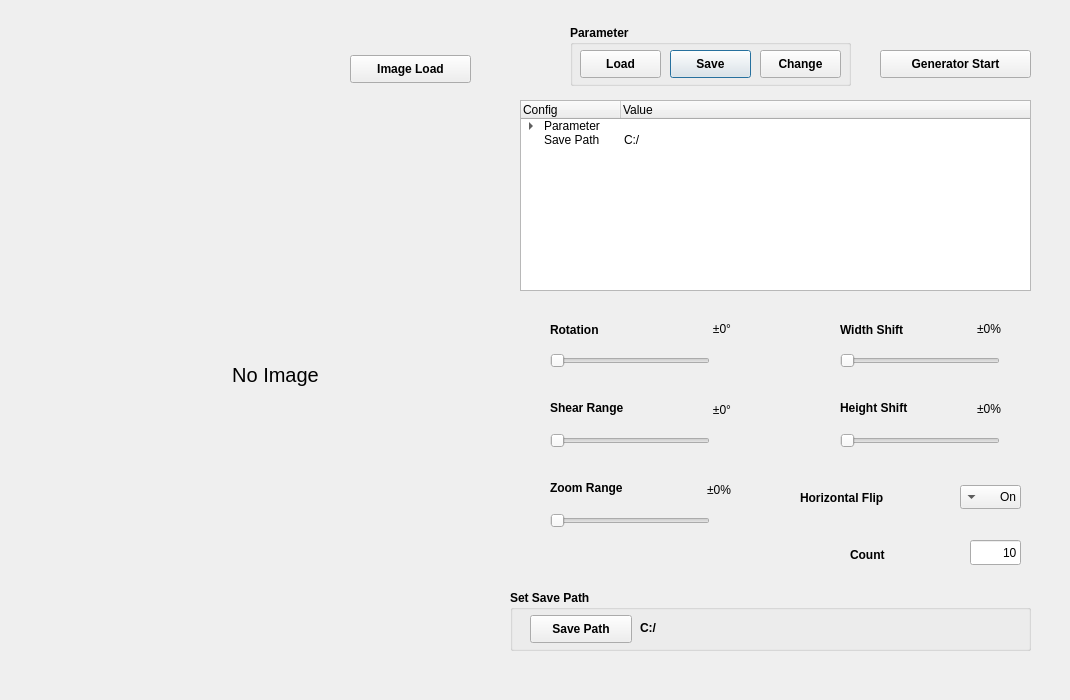
<?xml version="1.0" encoding="UTF-8"?>
<ui version="4.0">
 <class>Dialog</class>
 <widget class="QDialog" name="Dialog">
  <property name="windowModality">
   <enum>Qt::NonModal</enum>
  </property>
  <property name="geometry">
   <rect>
    <x>0</x>
    <y>0</y>
    <width>1070</width>
    <height>700</height>
   </rect>
  </property>
  <property name="minimumSize">
   <size>
    <width>1070</width>
    <height>700</height>
   </size>
  </property>
  <property name="maximumSize">
   <size>
    <width>1070</width>
    <height>700</height>
   </size>
  </property>
  <property name="windowTitle">
   <string>Data Augmentation Tool</string>
  </property>
  <widget class="QPushButton" name="BtnConfigSave">
   <property name="geometry">
    <rect>
     <x>670</x>
     <y>50</y>
     <width>81</width>
     <height>28</height>
    </rect>
   </property>
   <property name="font">
    <font>
     <weight>75</weight>
     <bold>true</bold>
    </font>
   </property>
   <property name="text">
    <string>Save</string>
   </property>
  </widget>
  <widget class="QPushButton" name="BtnGenStart">
   <property name="geometry">
    <rect>
     <x>880</x>
     <y>50</y>
     <width>151</width>
     <height>28</height>
    </rect>
   </property>
   <property name="font">
    <font>
     <weight>75</weight>
     <bold>true</bold>
    </font>
   </property>
   <property name="text">
    <string>Generator Start</string>
   </property>
  </widget>
  <widget class="QLabel" name="LblRotation">
   <property name="geometry">
    <rect>
     <x>550</x>
     <y>320</y>
     <width>91</width>
     <height>20</height>
    </rect>
   </property>
   <property name="font">
    <font>
     <weight>75</weight>
     <bold>true</bold>
    </font>
   </property>
   <property name="text">
    <string>Rotation</string>
   </property>
  </widget>
  <widget class="QLabel" name="label_2">
   <property name="geometry">
    <rect>
     <x>550</x>
     <y>400</y>
     <width>121</width>
     <height>16</height>
    </rect>
   </property>
   <property name="font">
    <font>
     <weight>75</weight>
     <bold>true</bold>
    </font>
   </property>
   <property name="text">
    <string>Shear Range</string>
   </property>
  </widget>
  <widget class="QLabel" name="label_3">
   <property name="geometry">
    <rect>
     <x>550</x>
     <y>480</y>
     <width>121</width>
     <height>16</height>
    </rect>
   </property>
   <property name="font">
    <font>
     <weight>75</weight>
     <bold>true</bold>
    </font>
   </property>
   <property name="text">
    <string>Zoom Range</string>
   </property>
  </widget>
  <widget class="QLabel" name="label_4">
   <property name="geometry">
    <rect>
     <x>850</x>
     <y>545</y>
     <width>61</width>
     <height>20</height>
    </rect>
   </property>
   <property name="font">
    <font>
     <weight>75</weight>
     <bold>true</bold>
    </font>
   </property>
   <property name="text">
    <string>Count</string>
   </property>
  </widget>
  <widget class="QLabel" name="label_5">
   <property name="geometry">
    <rect>
     <x>840</x>
     <y>400</y>
     <width>111</width>
     <height>16</height>
    </rect>
   </property>
   <property name="font">
    <font>
     <weight>75</weight>
     <bold>true</bold>
    </font>
   </property>
   <property name="text">
    <string>Height Shift</string>
   </property>
  </widget>
  <widget class="QLabel" name="label_6">
   <property name="geometry">
    <rect>
     <x>840</x>
     <y>320</y>
     <width>101</width>
     <height>20</height>
    </rect>
   </property>
   <property name="font">
    <font>
     <weight>75</weight>
     <bold>true</bold>
    </font>
   </property>
   <property name="text">
    <string>Width Shift</string>
   </property>
  </widget>
  <widget class="QPushButton" name="BtnImageLoad">
   <property name="geometry">
    <rect>
     <x>350</x>
     <y>55</y>
     <width>121</width>
     <height>28</height>
    </rect>
   </property>
   <property name="font">
    <font>
     <weight>75</weight>
     <bold>true</bold>
    </font>
   </property>
   <property name="text">
    <string>Image Load</string>
   </property>
  </widget>
  <widget class="QSlider" name="SldRotation">
   <property name="geometry">
    <rect>
     <x>550</x>
     <y>350</y>
     <width>160</width>
     <height>22</height>
    </rect>
   </property>
   <property name="maximumSize">
    <size>
     <width>160</width>
     <height>22</height>
    </size>
   </property>
   <property name="maximum">
    <number>180</number>
   </property>
   <property name="value">
    <number>0</number>
   </property>
   <property name="orientation">
    <enum>Qt::Horizontal</enum>
   </property>
  </widget>
  <widget class="QLabel" name="LblFlip">
   <property name="geometry">
    <rect>
     <x>800</x>
     <y>490</y>
     <width>151</width>
     <height>16</height>
    </rect>
   </property>
   <property name="font">
    <font>
     <weight>75</weight>
     <bold>true</bold>
    </font>
   </property>
   <property name="text">
    <string>Horizontal Flip</string>
   </property>
  </widget>
  <widget class="QLabel" name="lblImage">
   <property name="geometry">
    <rect>
     <x>80</x>
     <y>100</y>
     <width>391</width>
     <height>550</height>
    </rect>
   </property>
   <property name="minimumSize">
    <size>
     <width>391</width>
     <height>550</height>
    </size>
   </property>
   <property name="maximumSize">
    <size>
     <width>391</width>
     <height>550</height>
    </size>
   </property>
   <property name="font">
    <font>
     <pointsize>15</pointsize>
    </font>
   </property>
   <property name="text">
    <string>No Image</string>
   </property>
   <property name="alignment">
    <set>Qt::AlignCenter</set>
   </property>
  </widget>
  <widget class="QGroupBox" name="groupBox">
   <property name="geometry">
    <rect>
     <x>510</x>
     <y>590</y>
     <width>521</width>
     <height>61</height>
    </rect>
   </property>
   <property name="font">
    <font>
     <weight>75</weight>
     <bold>true</bold>
    </font>
   </property>
   <property name="title">
    <string>Set Save Path</string>
   </property>
   <widget class="QPushButton" name="BtnPathSave">
    <property name="geometry">
     <rect>
      <x>20</x>
      <y>25</y>
      <width>102</width>
      <height>28</height>
     </rect>
    </property>
    <property name="font">
     <font>
      <weight>75</weight>
      <bold>true</bold>
     </font>
    </property>
    <property name="text">
     <string>Save Path</string>
    </property>
   </widget>
   <widget class="QLabel" name="lblSavePath">
    <property name="geometry">
     <rect>
      <x>130</x>
      <y>30</y>
      <width>371</width>
      <height>16</height>
     </rect>
    </property>
    <property name="text">
     <string>C:/</string>
    </property>
   </widget>
  </widget>
  <widget class="QLabel" name="lblRotation">
   <property name="geometry">
    <rect>
     <x>670</x>
     <y>320</y>
     <width>61</width>
     <height>18</height>
    </rect>
   </property>
   <property name="text">
    <string>±0°</string>
   </property>
   <property name="alignment">
    <set>Qt::AlignRight|Qt::AlignTrailing|Qt::AlignVCenter</set>
   </property>
  </widget>
  <widget class="QSlider" name="SldWidthShift">
   <property name="geometry">
    <rect>
     <x>840</x>
     <y>350</y>
     <width>160</width>
     <height>22</height>
    </rect>
   </property>
   <property name="maximumSize">
    <size>
     <width>160</width>
     <height>22</height>
    </size>
   </property>
   <property name="maximum">
    <number>100</number>
   </property>
   <property name="orientation">
    <enum>Qt::Horizontal</enum>
   </property>
  </widget>
  <widget class="QSlider" name="SldHeightShift">
   <property name="geometry">
    <rect>
     <x>840</x>
     <y>430</y>
     <width>160</width>
     <height>22</height>
    </rect>
   </property>
   <property name="maximumSize">
    <size>
     <width>160</width>
     <height>22</height>
    </size>
   </property>
   <property name="maximum">
    <number>100</number>
   </property>
   <property name="orientation">
    <enum>Qt::Horizontal</enum>
   </property>
  </widget>
  <widget class="QSlider" name="SldShear">
   <property name="geometry">
    <rect>
     <x>550</x>
     <y>430</y>
     <width>160</width>
     <height>22</height>
    </rect>
   </property>
   <property name="maximumSize">
    <size>
     <width>160</width>
     <height>22</height>
    </size>
   </property>
   <property name="maximum">
    <number>60</number>
   </property>
   <property name="orientation">
    <enum>Qt::Horizontal</enum>
   </property>
  </widget>
  <widget class="QSlider" name="SldZoom">
   <property name="geometry">
    <rect>
     <x>550</x>
     <y>510</y>
     <width>160</width>
     <height>22</height>
    </rect>
   </property>
   <property name="maximumSize">
    <size>
     <width>160</width>
     <height>22</height>
    </size>
   </property>
   <property name="maximum">
    <number>100</number>
   </property>
   <property name="singleStep">
    <number>10</number>
   </property>
   <property name="value">
    <number>0</number>
   </property>
   <property name="orientation">
    <enum>Qt::Horizontal</enum>
   </property>
   <property name="tickInterval">
    <number>10</number>
   </property>
  </widget>
  <widget class="QLabel" name="lblWidthShift">
   <property name="geometry">
    <rect>
     <x>940</x>
     <y>320</y>
     <width>61</width>
     <height>18</height>
    </rect>
   </property>
   <property name="text">
    <string>±0%</string>
   </property>
   <property name="alignment">
    <set>Qt::AlignRight|Qt::AlignTrailing|Qt::AlignVCenter</set>
   </property>
  </widget>
  <widget class="QLabel" name="lblHeightShift">
   <property name="geometry">
    <rect>
     <x>940</x>
     <y>400</y>
     <width>61</width>
     <height>18</height>
    </rect>
   </property>
   <property name="text">
    <string>±0%</string>
   </property>
   <property name="alignment">
    <set>Qt::AlignRight|Qt::AlignTrailing|Qt::AlignVCenter</set>
   </property>
  </widget>
  <widget class="QLabel" name="lblZoom">
   <property name="geometry">
    <rect>
     <x>670</x>
     <y>480</y>
     <width>61</width>
     <height>20</height>
    </rect>
   </property>
   <property name="text">
    <string>±0%</string>
   </property>
   <property name="alignment">
    <set>Qt::AlignRight|Qt::AlignTrailing|Qt::AlignVCenter</set>
   </property>
  </widget>
  <widget class="QLineEdit" name="TxtCount">
   <property name="geometry">
    <rect>
     <x>970</x>
     <y>540</y>
     <width>51</width>
     <height>25</height>
    </rect>
   </property>
   <property name="text">
    <string>10</string>
   </property>
   <property name="maxLength">
    <number>3</number>
   </property>
   <property name="alignment">
    <set>Qt::AlignRight|Qt::AlignTrailing|Qt::AlignVCenter</set>
   </property>
  </widget>
  <widget class="QLabel" name="lblShear">
   <property name="geometry">
    <rect>
     <x>690</x>
     <y>400</y>
     <width>41</width>
     <height>20</height>
    </rect>
   </property>
   <property name="text">
    <string>±0°</string>
   </property>
   <property name="alignment">
    <set>Qt::AlignRight|Qt::AlignTrailing|Qt::AlignVCenter</set>
   </property>
  </widget>
  <widget class="QPushButton" name="BtnConfigLoad">
   <property name="geometry">
    <rect>
     <x>580</x>
     <y>50</y>
     <width>81</width>
     <height>28</height>
    </rect>
   </property>
   <property name="font">
    <font>
     <weight>75</weight>
     <bold>true</bold>
    </font>
   </property>
   <property name="text">
    <string>Load</string>
   </property>
  </widget>
  <widget class="QGroupBox" name="groupBox_2">
   <property name="geometry">
    <rect>
     <x>570</x>
     <y>25</y>
     <width>281</width>
     <height>61</height>
    </rect>
   </property>
   <property name="font">
    <font>
     <weight>75</weight>
     <bold>true</bold>
    </font>
   </property>
   <property name="title">
    <string>Parameter</string>
   </property>
  </widget>
  <widget class="QComboBox" name="CboFlip">
   <property name="geometry">
    <rect>
     <x>960</x>
     <y>485</y>
     <width>61</width>
     <height>24</height>
    </rect>
   </property>
   <property name="layoutDirection">
    <enum>Qt::RightToLeft</enum>
   </property>
   <property name="currentText">
    <string>On</string>
   </property>
   <item>
    <property name="text">
     <string>On</string>
    </property>
   </item>
   <item>
    <property name="text">
     <string>Off</string>
    </property>
   </item>
  </widget>
  <widget class="QTreeWidget" name="TWConfig">
   <property name="geometry">
    <rect>
     <x>520</x>
     <y>100</y>
     <width>511</width>
     <height>191</height>
    </rect>
   </property>
   <property name="maximumSize">
    <size>
     <width>511</width>
     <height>191</height>
    </size>
   </property>
   <column>
    <property name="text">
     <string>Config</string>
    </property>
   </column>
   <column>
    <property name="text">
     <string>Value</string>
    </property>
   </column>
   <item>
    <property name="text">
     <string>Parameter</string>
    </property>
    <property name="text">
     <string/>
    </property>
    <item>
     <property name="text">
      <string>Rotation</string>
     </property>
     <property name="text">
      <string>0</string>
     </property>
    </item>
    <item>
     <property name="text">
      <string>Width Shift</string>
     </property>
     <property name="text">
      <string>0.0</string>
     </property>
    </item>
    <item>
     <property name="text">
      <string>Height Shift</string>
     </property>
     <property name="text">
      <string>0.0</string>
     </property>
    </item>
    <item>
     <property name="text">
      <string>Shear Range</string>
     </property>
     <property name="text">
      <string>0.0</string>
     </property>
    </item>
    <item>
     <property name="text">
      <string>Zoom Range</string>
     </property>
     <property name="text">
      <string>0.0</string>
     </property>
    </item>
    <item>
     <property name="text">
      <string>Count</string>
     </property>
     <property name="text">
      <string>10</string>
     </property>
    </item>
    <item>
     <property name="text">
      <string>Horizontal Flip</string>
     </property>
     <property name="text">
      <string>True</string>
     </property>
    </item>
   </item>
   <item>
    <property name="text">
     <string>Save Path</string>
    </property>
    <property name="text">
     <string>C:/</string>
    </property>
   </item>
  </widget>
  <widget class="QPushButton" name="BtnConfigChange">
   <property name="geometry">
    <rect>
     <x>760</x>
     <y>50</y>
     <width>81</width>
     <height>28</height>
    </rect>
   </property>
   <property name="font">
    <font>
     <weight>75</weight>
     <bold>true</bold>
    </font>
   </property>
   <property name="text">
    <string>Change</string>
   </property>
  </widget>
  <zorder>groupBox_2</zorder>
  <zorder>groupBox</zorder>
  <zorder>BtnConfigSave</zorder>
  <zorder>BtnGenStart</zorder>
  <zorder>LblRotation</zorder>
  <zorder>label_2</zorder>
  <zorder>label_3</zorder>
  <zorder>label_4</zorder>
  <zorder>label_5</zorder>
  <zorder>label_6</zorder>
  <zorder>BtnImageLoad</zorder>
  <zorder>SldRotation</zorder>
  <zorder>LblFlip</zorder>
  <zorder>lblImage</zorder>
  <zorder>lblRotation</zorder>
  <zorder>SldWidthShift</zorder>
  <zorder>SldHeightShift</zorder>
  <zorder>SldShear</zorder>
  <zorder>SldZoom</zorder>
  <zorder>lblWidthShift</zorder>
  <zorder>lblHeightShift</zorder>
  <zorder>lblZoom</zorder>
  <zorder>TxtCount</zorder>
  <zorder>lblShear</zorder>
  <zorder>BtnConfigLoad</zorder>
  <zorder>CboFlip</zorder>
  <zorder>TWConfig</zorder>
  <zorder>BtnConfigChange</zorder>
 </widget>
 <resources/>
 <connections/>
</ui>
